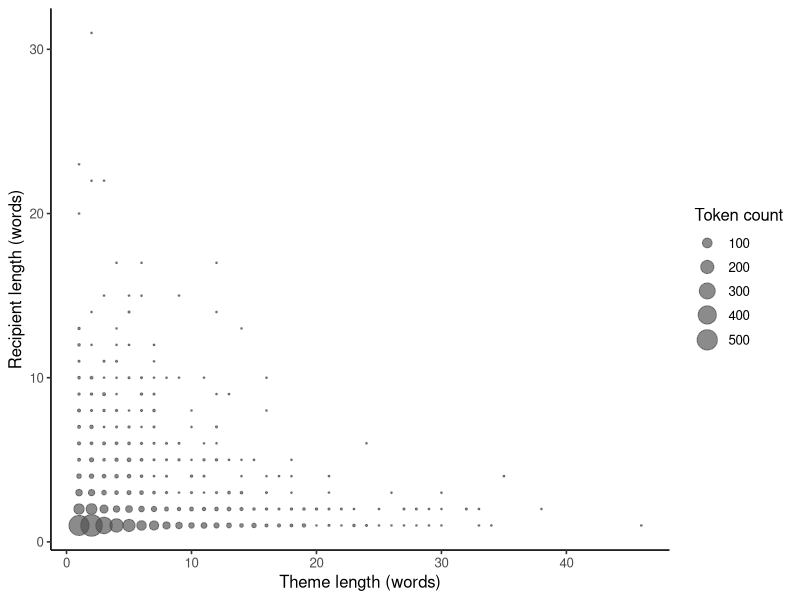

Source code (R):
## ---- chunk 1
#| label: dative-joint-pmf
library(ggplot2)

dative <- read.csv(
  "data/english-dative/dative-alternation.csv",
  stringsAsFactors = FALSE,
  na.strings = c("", "NA")
)
joint <- as.data.frame(table(
  recipient_length_words = dative$recipient_length_words,
  theme_length_words = dative$theme_length_words
), responseName = "count")
joint$recipient_length_words <- as.integer(as.character(joint$recipient_length_words))
joint$theme_length_words <- as.integer(as.character(joint$theme_length_words))
joint <- subset(joint, count > 0)
joint$probability <- joint$count / nrow(dative)

modal_cell <- joint[which.max(joint$count), ]
event_probability <- sum(joint$probability[
  joint$recipient_length_words <= median(dative$recipient_length_words) &
  joint$theme_length_words <= median(dative$theme_length_words)
])

stopifnot(
  nrow(dative) == 3263L,
  abs(sum(joint$probability) - 1) < 1e-12,
  all(joint$probability >= 0) # dqr-allow: scale-boundary
)

modal_cell
event_probability
## ---- chunk 2
#| label: plot-dative-joint
#| fig-cap: "Observed joint distribution of recipient and theme lengths. Point area represents the number of dative tokens in each length pair."
ggplot(joint, aes(theme_length_words, recipient_length_words, size = count)) +
  geom_point(color = "grey30", alpha = 0.65) + # dqr-allow: algorithm-setting
  scale_size_area(max_size = 7) +
  labs(x = "Theme length (words)", y = "Recipient length (words)",
       size = "Token count") +
  theme_classic(base_size = 12)
